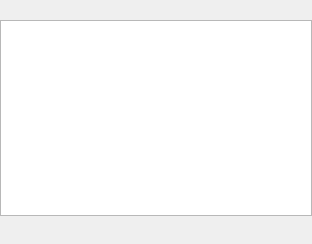
<?xml version="1.0" encoding="UTF-8"?>
<ui version="4.0">
 <class>Ui_ContextView</class>
 <widget class="QWidget" name="Ui_ContextView">
  <property name="geometry">
   <rect>
    <x>0</x>
    <y>0</y>
    <width>312</width>
    <height>244</height>
   </rect>
  </property>
  <property name="sizePolicy">
   <sizepolicy hsizetype="Preferred" vsizetype="Preferred">
    <horstretch>0</horstretch>
    <verstretch>0</verstretch>
   </sizepolicy>
  </property>
  <property name="windowTitle">
   <string>Form</string>
  </property>
  <layout class="QVBoxLayout" name="verticalLayout_2">
   <property name="spacing">
    <number>0</number>
   </property>
   <property name="sizeConstraint">
    <enum>QLayout::SetNoConstraint</enum>
   </property>
   <property name="margin">
    <number>0</number>
   </property>
   <item>
    <layout class="QVBoxLayout" name="verticalLayout">
     <property name="spacing">
      <number>6</number>
     </property>
     <property name="sizeConstraint">
      <enum>QLayout::SetNoConstraint</enum>
     </property>
     <item>
      <widget class="QLabel" name="lblCurrentView">
       <property name="sizePolicy">
        <sizepolicy hsizetype="Preferred" vsizetype="Maximum">
         <horstretch>0</horstretch>
         <verstretch>0</verstretch>
        </sizepolicy>
       </property>
       <property name="text">
        <string/>
       </property>
      </widget>
     </item>
     <item>
      <layout class="QHBoxLayout" name="horizontalLayout_2">
       <property name="spacing">
        <number>1</number>
       </property>
       <property name="sizeConstraint">
        <enum>QLayout::SetNoConstraint</enum>
       </property>
       <property name="topMargin">
        <number>0</number>
       </property>
       <item>
        <widget class="QListWidget" name="listWidget">
         <property name="sizePolicy">
          <sizepolicy hsizetype="Preferred" vsizetype="Preferred">
           <horstretch>0</horstretch>
           <verstretch>0</verstretch>
          </sizepolicy>
         </property>
        </widget>
       </item>
      </layout>
     </item>
     <item>
      <layout class="QHBoxLayout" name="horizontalLayout_3">
       <property name="spacing">
        <number>0</number>
       </property>
       <property name="sizeConstraint">
        <enum>QLayout::SetNoConstraint</enum>
       </property>
       <property name="leftMargin">
        <number>0</number>
       </property>
       <property name="topMargin">
        <number>0</number>
       </property>
       <item>
        <widget class="QPushButton" name="btnBack">
         <property name="text">
          <string/>
         </property>
         <property name="icon">
          <iconset resource="Icons.qrc">
           <normaloff>:/icons/go-previous.png</normaloff>:/icons/go-previous.png</iconset>
         </property>
         <property name="iconSize">
          <size>
           <width>24</width>
           <height>24</height>
          </size>
         </property>
         <property name="flat">
          <bool>true</bool>
         </property>
        </widget>
       </item>
       <item>
        <widget class="QPushButton" name="btnAdd">
         <property name="toolTip">
          <string>add item</string>
         </property>
         <property name="text">
          <string/>
         </property>
         <property name="icon">
          <iconset resource="Icons.qrc">
           <normaloff>:/icons/list-add.png</normaloff>:/icons/list-add.png</iconset>
         </property>
         <property name="iconSize">
          <size>
           <width>24</width>
           <height>24</height>
          </size>
         </property>
         <property name="flat">
          <bool>true</bool>
         </property>
        </widget>
       </item>
       <item>
        <widget class="QPushButton" name="btnPlay">
         <property name="toolTip">
          <string>play this item</string>
         </property>
         <property name="text">
          <string/>
         </property>
         <property name="icon">
          <iconset resource="Icons.qrc">
           <normaloff>:/icons/media-playback-start.png</normaloff>:/icons/media-playback-start.png</iconset>
         </property>
         <property name="iconSize">
          <size>
           <width>24</width>
           <height>24</height>
          </size>
         </property>
         <property name="flat">
          <bool>true</bool>
         </property>
        </widget>
       </item>
       <item>
        <widget class="QPushButton" name="btnClear">
         <property name="toolTip">
          <string>clear playlist</string>
         </property>
         <property name="text">
          <string/>
         </property>
         <property name="icon">
          <iconset resource="Icons.qrc">
           <normaloff>:/icons/edit-clear.png</normaloff>:/icons/edit-clear.png</iconset>
         </property>
         <property name="iconSize">
          <size>
           <width>24</width>
           <height>24</height>
          </size>
         </property>
         <property name="flat">
          <bool>true</bool>
         </property>
        </widget>
       </item>
       <item>
        <widget class="QPushButton" name="btnLoadPlaylist">
         <property name="toolTip">
          <string>open playlist</string>
         </property>
         <property name="text">
          <string/>
         </property>
         <property name="icon">
          <iconset resource="Icons.qrc">
           <normaloff>:/icons/document-open.png</normaloff>:/icons/document-open.png</iconset>
         </property>
         <property name="iconSize">
          <size>
           <width>24</width>
           <height>24</height>
          </size>
         </property>
         <property name="flat">
          <bool>true</bool>
         </property>
        </widget>
       </item>
       <item>
        <widget class="QPushButton" name="btnSavePlaylist">
         <property name="toolTip">
          <string>save playlist</string>
         </property>
         <property name="text">
          <string/>
         </property>
         <property name="icon">
          <iconset resource="Icons.qrc">
           <normaloff>:/icons/document-save.png</normaloff>:/icons/document-save.png</iconset>
         </property>
         <property name="iconSize">
          <size>
           <width>24</width>
           <height>24</height>
          </size>
         </property>
         <property name="flat">
          <bool>true</bool>
         </property>
        </widget>
       </item>
       <item>
        <widget class="QPushButton" name="btnQuit">
         <property name="toolTip">
          <string>exit application</string>
         </property>
         <property name="text">
          <string/>
         </property>
         <property name="icon">
          <iconset resource="Icons.qrc">
           <normaloff>:/icons/system-log-out.png</normaloff>:/icons/system-log-out.png</iconset>
         </property>
         <property name="iconSize">
          <size>
           <width>24</width>
           <height>24</height>
          </size>
         </property>
         <property name="flat">
          <bool>true</bool>
         </property>
        </widget>
       </item>
      </layout>
     </item>
    </layout>
   </item>
  </layout>
 </widget>
 <resources>
  <include location="Icons.qrc"/>
 </resources>
 <connections/>
</ui>
